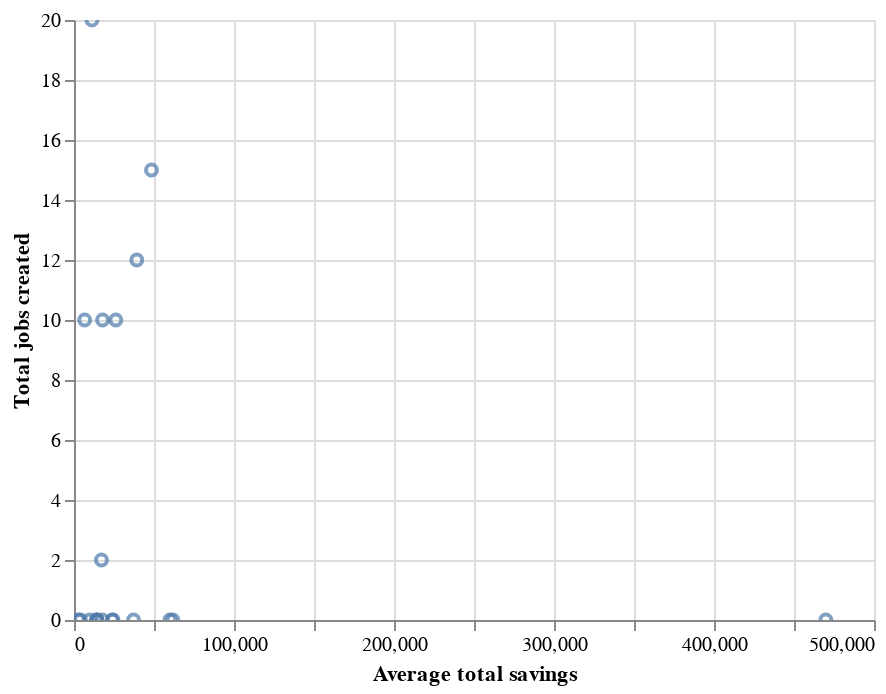

Notebook code for this chart:
### Code cell
chart = alt.Chart(Data).mark_point().encode(
    x = 'Average total savings',
    y = 'Total jobs created').interactive()
chart

### Figure 1 — Vega-Lite specification as saved in the notebook (floating-point values rounded to 4 significant figures)
{"config": {"view": {"continuousWidth": 400, "continuousHeight": 300}}, "data": {"name": "data-e65aeb67f535c0b9d8744990ce9919b2"}, "mark": "point", "encoding": {"x": {"type": "quantitative", "field": "Average total savings"}, "y": {"type": "quantitative", "field": "Total jobs created"}}, "selection": {"selector001": {"type": "interval", "bind": "scales", "encodings": ["x", "y"]}}, "$schema": "https://vega.github.io/schema/vega-lite/v4.8.1.json", "datasets": {"data-e65aeb67f535c0b9d8744990ce9919b2": [{"Unnamed: 0": 0, "NTA": "SoHo-TriBeCa-Civic Center-Little Italy", "Average total savings": 37210.0, "Total jobs created": 0.0}, {"Unnamed: 0": 0, "NTA": "Battery Park City-Lower Manhattan", "Average total savings": 469900.0, "Total jobs created": 0.0}, {"Unnamed: 0": 0, "NTA": "Sunset Park West", "Average total savings": 14320.0, "Total jobs created": 0.0}, {"Unnamed: 0": 0, "NTA": "Hunters Point-Sunnyside-West Maspeth", "Average total savings": 23930.0, "Total jobs created": 0.0}, {"Unnamed: 0": 0, "NTA": "College Point", "Average total savings": 17160.0, "Total jobs created": 2.0}, {"Unnamed: 0": 0, "NTA": "Carroll Gardens-Columbia Street-Red Hook", "Average total savings": 24340.0, "Total jobs created": 0.0}, {"Unnamed: 0": 0, "NTA": "Steinway", "Average total savings": 11230.0, "Total jobs created": 20.0}, {"Unnamed: 0": 0, "NTA": "DUMBO-Vinegar Hill-Downtown Brooklyn-Boerum Hill", "Average total savings": 59950.0, "Total jobs created": 0.0}, {"Unnamed: 0": 0, "NTA": "Hunts Point", "Average total savings": 39250.0, "Total jobs created": 12.0}, {"Unnamed: 0": 0, "NTA": "Bushwick South", "Average total savings": 26140.0, "Total jobs created": 10.0}, {"Unnamed: 0": 0, "NTA": "Manhattanville", "Average total savings": 2761.0, "Total jobs created": 0.0}, {"Unnamed: 0": 0, "NTA": "Crown Heights North", "Average total savings": 4036.0, "Total jobs created": 0.0}, {"Unnamed: 0": 0, "NTA": "Queensbridge-Ravenswood-Long Island City", "Average total savings": 61830.0, "Total jobs created": 0.0}, {"Unnamed: 0": 0, "NTA": "Springfield Gardens South-Brookville", "Average total savings": 17760.0, "Total jobs created": 0.0}, {"Unnamed: 0": 0, "NTA": "Mott Haven-Port Morris", "Average total savings": 17840.0, "Total jobs created": 10.0}, {"Unnamed: 0": 0, "NTA": "Maspeth", "Average total savings": 6658.0, "Total jobs created": 10.0}, {"Unnamed: 0": 0, "NTA": "park-cemetery-etc-Brooklyn", "Average total savings": 14330.0, "Total jobs created": 0.0}, {"Unnamed: 0": 0, "NTA": "Greenpoint", "Average total savings": 9754.0, "Total jobs created": 0.0}, {"Unnamed: 0": 0, "NTA": "East Williamsburg", "Average total savings": 13990.0, "Total jobs created": 0.0}, {"Unnamed: 0": 0, "NTA": "East New York", "Average total savings": 48430.0, "Total jobs created": 15.0}]}}
